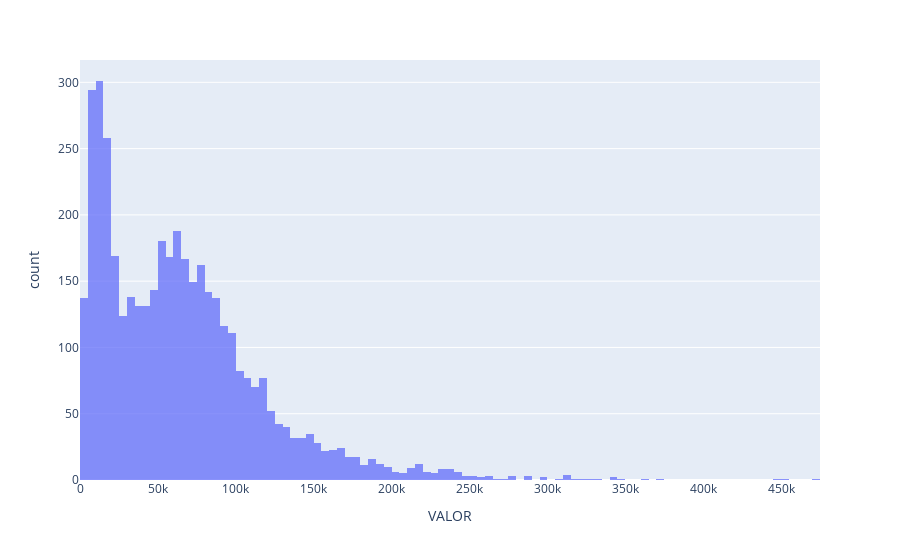

Notebook cell for this chart:
### Code cell
fig = px.histogram(df, x='VALOR', )
fig.show()

### Figure 1 — Plotly figure (JSON) as saved in the notebook; plotly's stock layout.template omitted (floating-point values rounded to 4 significant figures; data arrays with more than 128 entries replaced by an {"elided": "..."} marker saying what was removed)
{"data": [{"alignmentgroup": "True", "bingroup": "x", "hovertemplate": "VALOR=%{x}<br>count=%{y}<extra></extra>", "legendgroup": "", "marker": {"color": "#636efa", "opacity": 0.75, "pattern": {"shape": ""}}, "name": "", "offsetgroup": "", "orientation": "v", "showlegend": false, "type": "histogram", "x": {"elided": "4168 float values"}, "xaxis": "x", "yaxis": "y"}], "layout": {"barmode": "relative", "legend": {"tracegroupgap": 0}, "margin": {"t": 60}, "xaxis": {"anchor": "y", "domain": [0, 1], "title": {"text": "VALOR"}}, "yaxis": {"anchor": "x", "domain": [0, 1], "title": {"text": "count"}}}}
